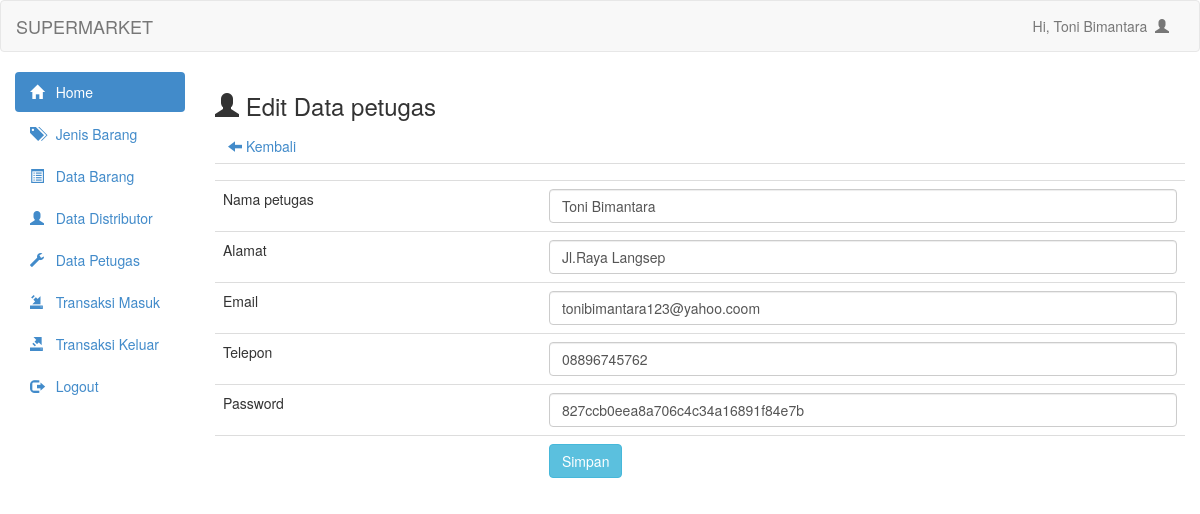
Page /admin/petugas_update.php?id_petugas=P001 (signed in) on the committed database.
### tables this page shows
CREATE TABLE `tblpetugas` (
  `id_petugas` varchar(10) NOT NULL,
  `nama_petugas` varchar(100) NOT NULL,
  `alamat` text NOT NULL,
  `email` varchar(100) NOT NULL,
  `telepon` varchar(15) NOT NULL,
  `password` varchar(100) NOT NULL
);

### admin/petugas_update.php (the view, shortened to what this page needs)
<?php
    include 'header.php';
    include 'config.php';
?>
<h3><span class="glyphicon glyphicon-user"></span> Edit Data petugas</h3>
<a class="btn" href="petugas_data.php"><span class="glyphicon glyphicon-arrow-left"></span> Kembali</a>
<?php
    $id_petugas = mysqli_real_escape_string($connect, $_GET['id_petugas']);
    $petugas = mysqli_query($connect, "select * from tblpetugas where id_petugas='$id_petugas'") or die(mysqli_connect_error());
    while ($data_petugas = mysqli_fetch_array($petugas)) {
?>
<form action="petugas_update.php" method="post">
    <table class="table">
        <tr>
            <td></td>
            <td><input type="hidden" class="form-control" name="id_petugas" value="<?php echo $data_petugas['id_petugas'] ?>"></td>
        </tr>
        <tr>
            <td>Nama petugas</td>
            <td><input type="text" class="form-control" name="nama_petugas" value="<?php echo $data_petugas['nama_petugas'] ?>"></td>
        </tr>
        <tr>
            <td>Alamat</td>
            <td><input type="text" class="form-control" name="alamat" value="<?php echo $data_petugas['alamat'] ?>"></td>
        </tr>
        <tr>
            <td>Email</td>
            <td><input type="text" class="form-control" name="email" value="<?php echo $data_petugas['email'] ?>"></td>
        </tr>
        <tr>
            <td>Telepon</td>
            <td><input type="text" class="form-control" name="telepon" value="<?php echo $data_petugas['telepon'] ?>"></td>
        </tr>
        <tr>
            <td>Password</td>
            <td><input type="text" class="form-control" name="password" value="<?php echo $data_petugas['password'] ?>"></td>
        </tr>
        <tr>
            <td></td>
            <td><input type="submit" class="btn btn-info" value="Simpan" name="update"></td>
        </tr>
    </table>
</form>
<?php
}
?>

### rows in the picture
tblpetugas: nama_petugas "Toni Bimantara", alamat "Jl.Raya Langsep", email "tonibimantara123@yahoo.coom", telepon "08896745762", password "827ccb0eea8a706c4c34a16891f84e7b"

### other values in the picture
$_SESSION['user'] "Toni Bimantara"
